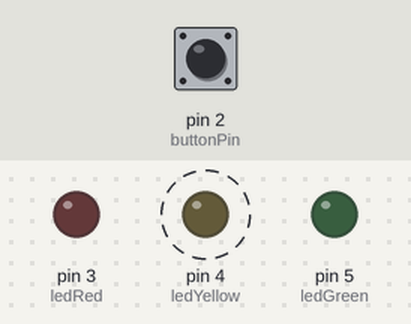
Bench run of a sketch on a simulated Arduino Uno, built with avr-gcc and run on an emulated ATmega328P. On the bench: output pins drawn as LEDs (lit = HIGH). Dashed ring = blinking. The test bench sets the inputs (shaded band); at power-on: pin 2 (buttonPin) HIGH.

Above: at 1.2 s.
1.3 s: pin 2 (buttonPin) pulled LOW for 0.15 s
At 2.1 s:
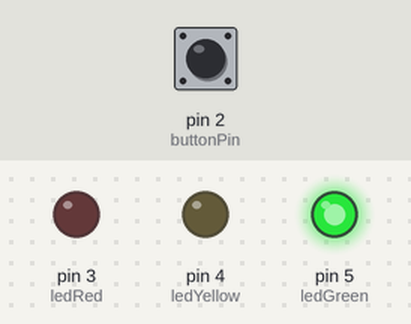
2.9 s: pin 2 (buttonPin) pulled LOW for 1 s
At 3.7 s:
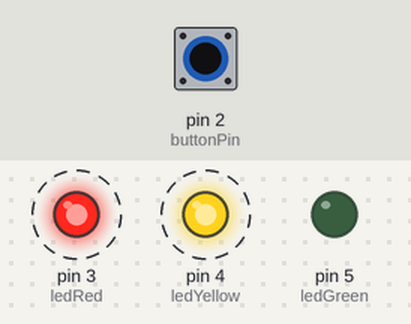
6.9 s: pin 2 (buttonPin) pulsed LOW 2 times (0.12 s each, 0.3 s apart)
10.5 s: pin 2 (buttonPin) pulled LOW for 3.2 s
At 10.8 s:
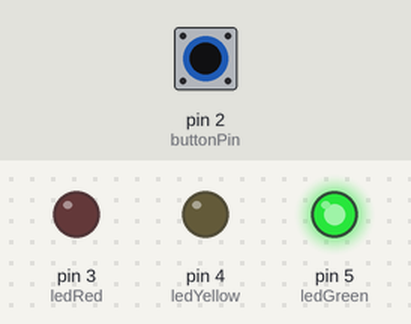
Timing chart, 0 to 13.5 s (numbered marks = the images above; inputs shaded):
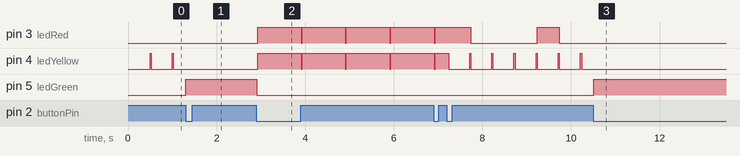

Measured:
- after the input at 1.3 s, pin 3 (ledRed): stays LOW (without the input it goes to HIGH after 0.73 s); pin 4 (ledYellow): stops changing and stays LOW; pin 5 (ledGreen): LOW → HIGH at once
- after the input at 2.9 s, pin 3 (ledRed), pin 4 (ledYellow): alternates HIGH for 0.98 s and LOW for 0.03 s, starting at once; pin 5 (ledGreen): HIGH → LOW at once
- after the input at 10.5 s, pin 3 (ledRed), pin 4 (ledYellow): stops changing and stays LOW; pin 5 (ledGreen): LOW → HIGH at once
- by itself, pin 4 (ledYellow): alternates HIGH for 0.03 s and LOW for 0.48 s

The sketch:

fancyTraficLights.ino
```cpp
const int buttonPin = 2;
const int ledGreen = 5;
const int ledYellow = 4;
const int ledRed = 3;
const int task1Interval = 1000;
const int task2Interval = 1000;
const int task3Interval = 2000;
const int task4Interval = 2000;
const int task5Interval = 500;
const int task6Interval = 500;
const int task7Interval = 2000;
const int task8Interval = 2000;
unsigned long lastTask1Time = 0;
unsigned long lastTask2Time = 0;
unsigned long lastTask3Time = 0;
unsigned long lastTask4Time = 0;
unsigned long lastTask5Time = 0;
unsigned long lastTask6Time = 0;
unsigned long lastTask7Time = 0;
unsigned long lastTask8Time = 0;
int valueToIncrease = 0;
bool buttonState = HIGH;
bool lastButtonState = HIGH;

void setup() {
  pinMode(buttonPin, INPUT);
  pinMode(ledGreen, OUTPUT);
  pinMode(ledYellow, OUTPUT);
  pinMode(ledRed, OUTPUT);
  digitalWrite(ledGreen, LOW);
  digitalWrite(ledYellow, LOW);
  digitalWrite(ledRed, LOW);
  Serial.begin(9600);
}

void loop() {
  buttonState = digitalRead(buttonPin);
  if (buttonState == LOW && lastButtonState == HIGH){
    valueToIncrease++;
  }
  lastButtonState = buttonState;
  if(valueToIncrease % 4 == 1){
     digitalWrite(ledGreen,HIGH);
     digitalWrite(ledYellow,LOW);
     digitalWrite(ledRed,LOW);
  }
  else if(valueToIncrease % 4 == 2){
    if (millis() - lastTask1Time >= task1Interval) {
        lastTask1Time = millis();
        digitalWrite(ledGreen,LOW);
        digitalWrite(ledYellow,LOW);
        digitalWrite(ledRed,LOW);
        if (buttonState == LOW && lastButtonState == HIGH){
        valueToIncrease++;
        }
      }
    else if (millis() - lastTask2Time >= task2Interval) {
        lastTask2Time = millis();
        digitalWrite(ledGreen,LOW);
        digitalWrite(ledYellow,HIGH);
        digitalWrite(ledRed,HIGH);
        if (buttonState == LOW && lastButtonState == HIGH){
          valueToIncrease++;
        }
    }
  }
  else if(valueToIncrease % 4 == 3){
      if (millis() - lastTask3Time >= task3Interval) {
      lastTask3Time = millis();
      digitalWrite(ledGreen,LOW);
      digitalWrite(ledYellow,LOW);
      digitalWrite(ledRed,LOW);
      if (buttonState == LOW && lastButtonState == HIGH){
        valueToIncrease++;
    }
  }
   else if (millis() - lastTask4Time >= task4Interval) {
      lastTask4Time = millis();
      digitalWrite(ledGreen,LOW);
      digitalWrite(ledYellow,HIGH);
      digitalWrite(ledRed,HIGH);
      if (buttonState == LOW && lastButtonState == HIGH){
       valueToIncrease++;
      }
    }
  }
  else if(valueToIncrease % 4 == 0){
      if (millis() - lastTask5Time >= task5Interval) {
        lastTask5Time = millis();
        digitalWrite(ledGreen,LOW);
        digitalWrite(ledYellow,HIGH);
      if (buttonState == LOW && lastButtonState == HIGH){
       valueToIncrease++;
      }
     }
      else if (millis() - lastTask6Time >= task6Interval) {
      lastTask6Time = millis();
      digitalWrite(ledGreen,LOW);
      digitalWrite(ledYellow,LOW);
      if (buttonState == LOW && lastButtonState == HIGH){
        valueToIncrease++;
      }
  if (millis() - lastTask7Time >= task7Interval) {
      lastTask7Time = millis();
      digitalWrite(ledGreen,LOW);
      digitalWrite(ledRed,HIGH);
      if (buttonState == LOW && lastButtonState == HIGH){
        valueToIncrease++;
    }
  }
  else if (millis() - lastTask8Time >= task8Interval) {
      lastTask8Time = millis();
      digitalWrite(ledGreen,LOW);
      digitalWrite(ledRed,LOW);
      if (buttonState == LOW && lastButtonState == HIGH){
          valueToIncrease++;
      }
      }
    }
  }
  delay(25);
}
```
